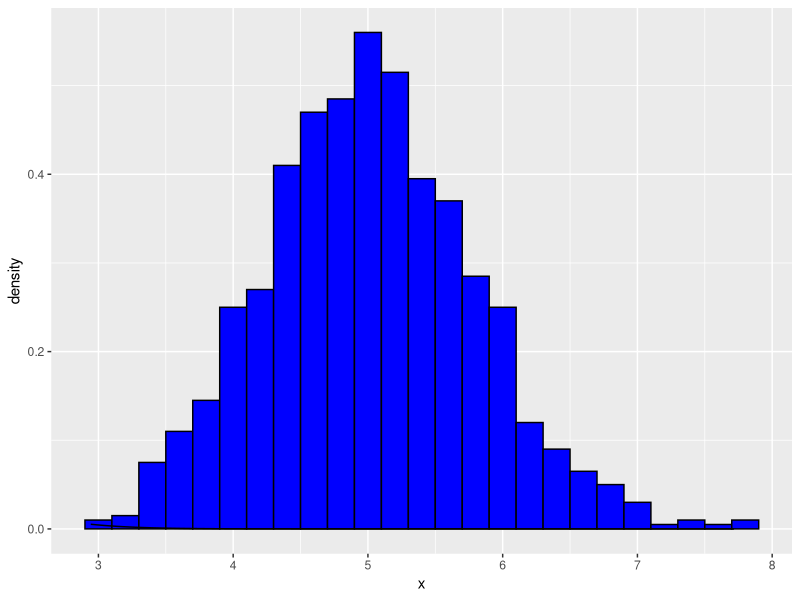

This figure's R source:
## ---- chunk 1
lambda = 0.2
n = 40
simnum = 1:1000
set.seed(123)
means <- data.frame(x = sapply(simnum, function(x) {mean(rexp(n, lambda))}))
## ---- chunk 2
### Mean of the simulated data
mean(means$x)
## ---- chunk 3
### Expected mean
(1/lambda)
## ---- chunk 4
### Standard deviation of the simulated data
sd(means$x)
## ---- chunk 5
### Expected standard deviation
(1/lambda)/sqrt(40)
## ---- chunk 6
### Variance of the simulationed data:
var(means$x)
## ---- chunk 7
### Variance expected
((1/lambda)/sqrt(40))^2
## ---- chunk 8

par(mfcol=c(1,2))
library(ggplot2)
ggplot(data = means, aes(x = x)) + 
    geom_histogram(aes(y=..density..), fill = I('blue'), 
                  binwidth = 0.20, color = I('black')) +
    stat_function(fun = dnorm, arg = list(mean = 5, sd = sd(means$x)))	      
## ---- chunk 9
mean(means$x) + c(-1,1)*1.96*sd(means$x)/sqrt(nrow(means))
